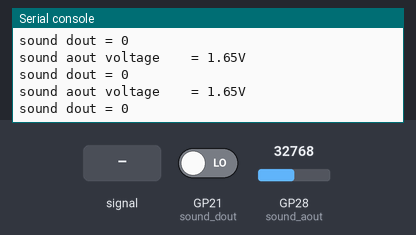
Bench run of a program on a simulated Raspberry Pi Pico running MicroPython. Shown: the last lines printed to the serial console. The test bench sets the inputs (shaded band); at power-on: GP28 (sound_aout) = 32768, GP21 (sound_dout) LOW (analog values on the 0–65535 scale).

Above: at 1.2 s.
1.3 s: GP28 (sound_aout) fed a 200 Hz sine of ±5242 counts around its level
2.8 s: GP28 (sound_aout) set to 45874
At 2.91 s:
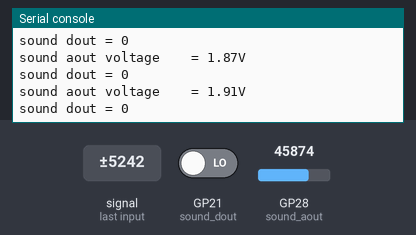
4.3 s: GP21 (sound_dout) driven HIGH
At 4.72 s:
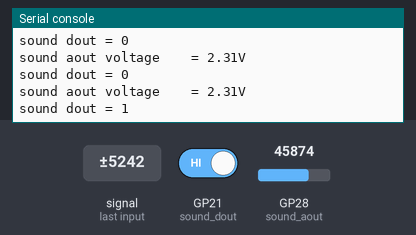
5.8 s: GP28 (sound_aout) fed a 1000 Hz sine of ±16383 counts around its level
7.3 s: GP28 (sound_aout) set to 57670
At 7.42 s:
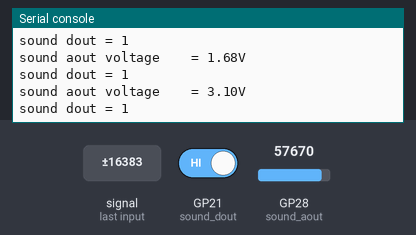
Timing chart, 0 to 9.8 s (numbered marks = the images above; inputs shaded):
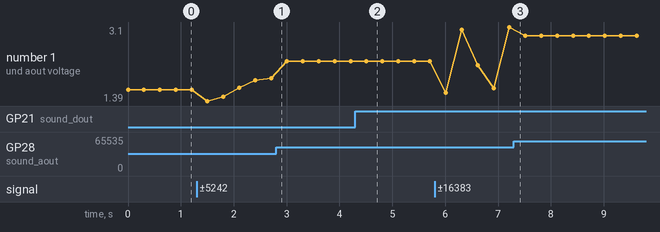

Measured:
- after the input at 4.3 s, the serial console: prints a new line after 0.21 s (image 2)
- plotted number 1: 1.65 → 1.91 after the input at 1.3 s, 1.91 → 2.31 after the input at 2.8 s, 2.31 → 3.1 after the input at 5.8 s, 3.1 → 2.9 after the input at 7.3 s

The program:

ADC2-SOUND.py
```python
from machine import Pin, ADC
import time

sound_aout_num = 28
sound_aout = ADC(Pin(sound_aout_num))

sound_dout_num = 21
sound_dout = Pin(sound_dout_num,Pin.IN)

print("sound aout demo")
while True:
    voltage     = sound_aout.read_u16()*3.3/65535
    print("sound aout voltage    = {0:.2f}V ".format(voltage))
    print("sound dout = {} ".format(sound_dout.value()))
    time.sleep_ms(300)
```
